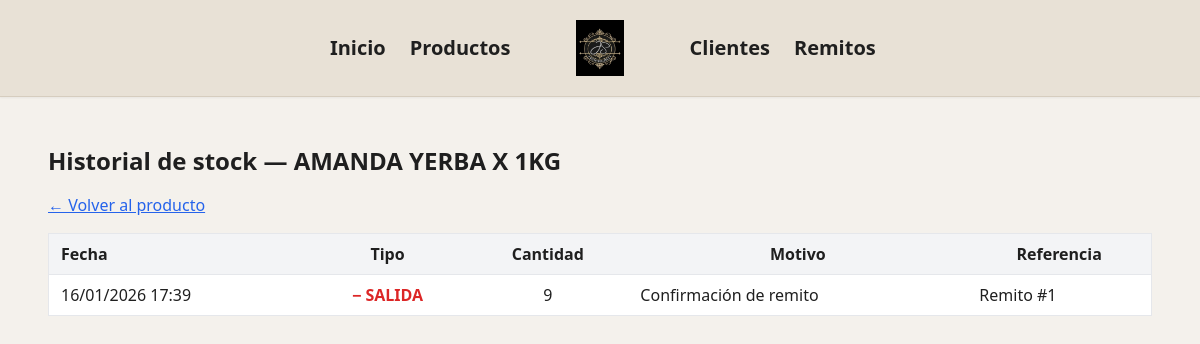
Before: /movimiento_stock/producto/1 with the older database file.
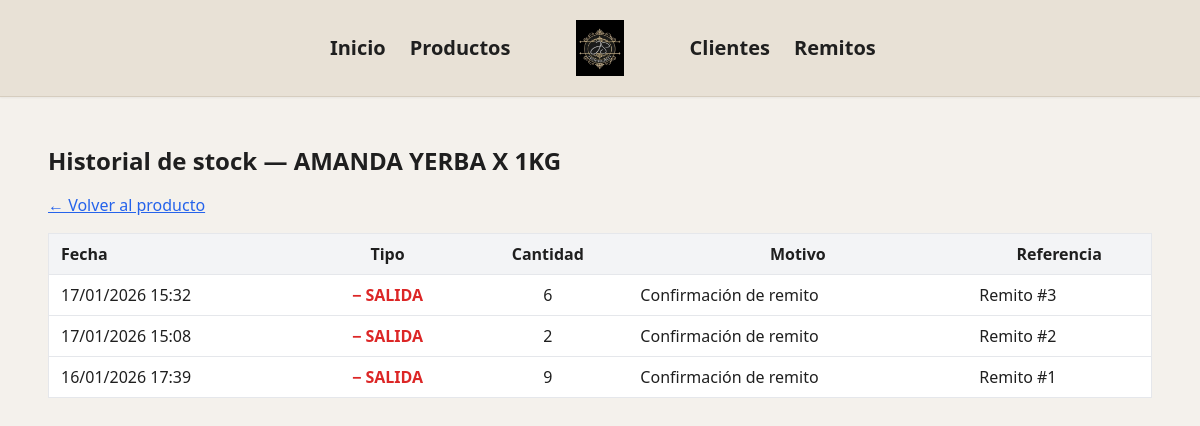
After: the same page with the newer database file.
### jsdistribucionesapp/movimiento_stock/models.py (models this page shows)
class MovimientoStock(db.Model):
    __tablename__ = 'movimientos_stock'
    id = db.Column(db.Integer, primary_key=True)
    producto_id = db.Column(
        db.Integer,
        db.ForeignKey('productos.pid'),
        nullable=False
    )
    cantidad = db.Column(db.Integer, nullable=False)
    tipo = db.Column(
        db.String(10),
        nullable=False
    )
    stock_anterior = db.Column(db.Integer, nullable=False)
    stock_nuevo = db.Column(db.Integer, nullable=False)
    motivo = db.Column(db.String(100), nullable=False)
    referencia = db.Column(db.String(100))
    fecha = db.Column(
        db.DateTime,
        default=lambda: datetime.now(timezone.utc),
        nullable=False
    )
    producto = db.relationship('Producto', backref='movimientos_stock')

### jsdistribucionesapp/movimiento_stock/routes.py (the view)
@movimiento_stock.route('/producto/<int:producto_id>')
def historial_producto(producto_id):
    producto = Producto.query.get_or_404(producto_id)
    movimientos = (
        MovimientoStock.query
        .filter_by(producto_id=producto_id)
        .order_by(MovimientoStock.fecha.desc())
        .all()
    )
    return render_template(
        'movimiento_stock/historial.html',
        producto=producto,
        movimientos=movimientos
    )

### jsdistribucionesapp/movimiento_stock/templates/movimiento_stock/historial.html
{% extends 'base.html' %}
{% block content %}
<h1 class="text-2xl font-bold mb-4">
    Historial de stock — {{ producto.nombre }}
</h1>
<a href="{{ url_for('productos.editar', id=producto.pid) }}"
   class="text-blue-600 underline mb-4 inline-block">
    ← Volver al producto
</a>
<table class="min-w-full bg-white border">
    <thead class="bg-gray-100">
        <tr>
            <th class="px-3 py-2 text-left">Fecha</th>
            <th class="px-3 py-2">Tipo</th>
            <th class="px-3 py-2">Cantidad</th>
            <th class="px-3 py-2">Motivo</th>
            <th class="px-3 py-2">Referencia</th>
        </tr>
    </thead>
    <tbody>
        {% for mov in movimientos %}
        <tr class="border-t">
            <td class="px-3 py-2">
                {{ mov.fecha.strftime('%d/%m/%Y %H:%M') }}
            </td>
            <td class="px-3 py-2 text-center">
                {% if mov.tipo == 'SALIDA' %}
                    <span class="text-red-600 font-semibold">− SALIDA</span>
                {% else %}
                    <span class="text-green-600 font-semibold">+ ENTRADA</span>
                {% endif %}
            </td>
            <td class="px-3 py-2 text-center">
                {{ mov.cantidad }}
            </td>
            <td class="px-3 py-2">
                {{ mov.motivo }}
            </td>
            <td class="px-3 py-2">
                {{ mov.referencia or '-' }}
            </td>
        </tr>
        {% else %}
        <tr>
            <td colspan="5" class="text-center py-4 text-gray-500">
                No hay movimientos registrados
            </td>
        </tr>
        {% endfor %}
    </tbody>
</table>
{% endblock %}

Changed rows visible on the page:
added MovimientoStock: fecha "17/01/2026 15:32", tipo "− SALIDA", cantidad "6", motivo "Confirmación de remito", referencia "Remito #3"
added MovimientoStock: fecha "17/01/2026 15:08", tipo "− SALIDA", cantidad "2", motivo "Confirmación de remito", referencia "Remito #2"
